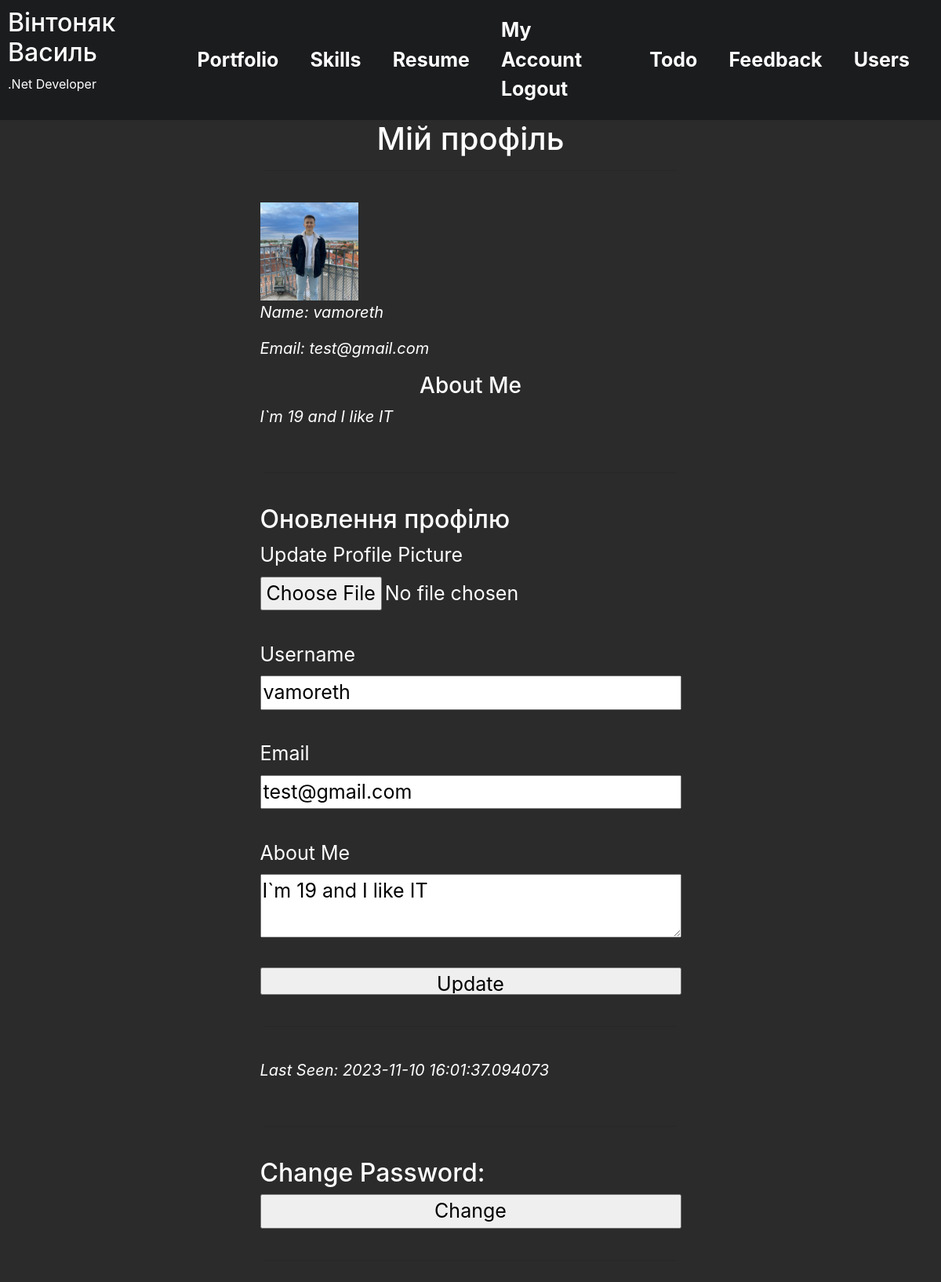
/account (signed in), run on an earlier commit of the app's database.
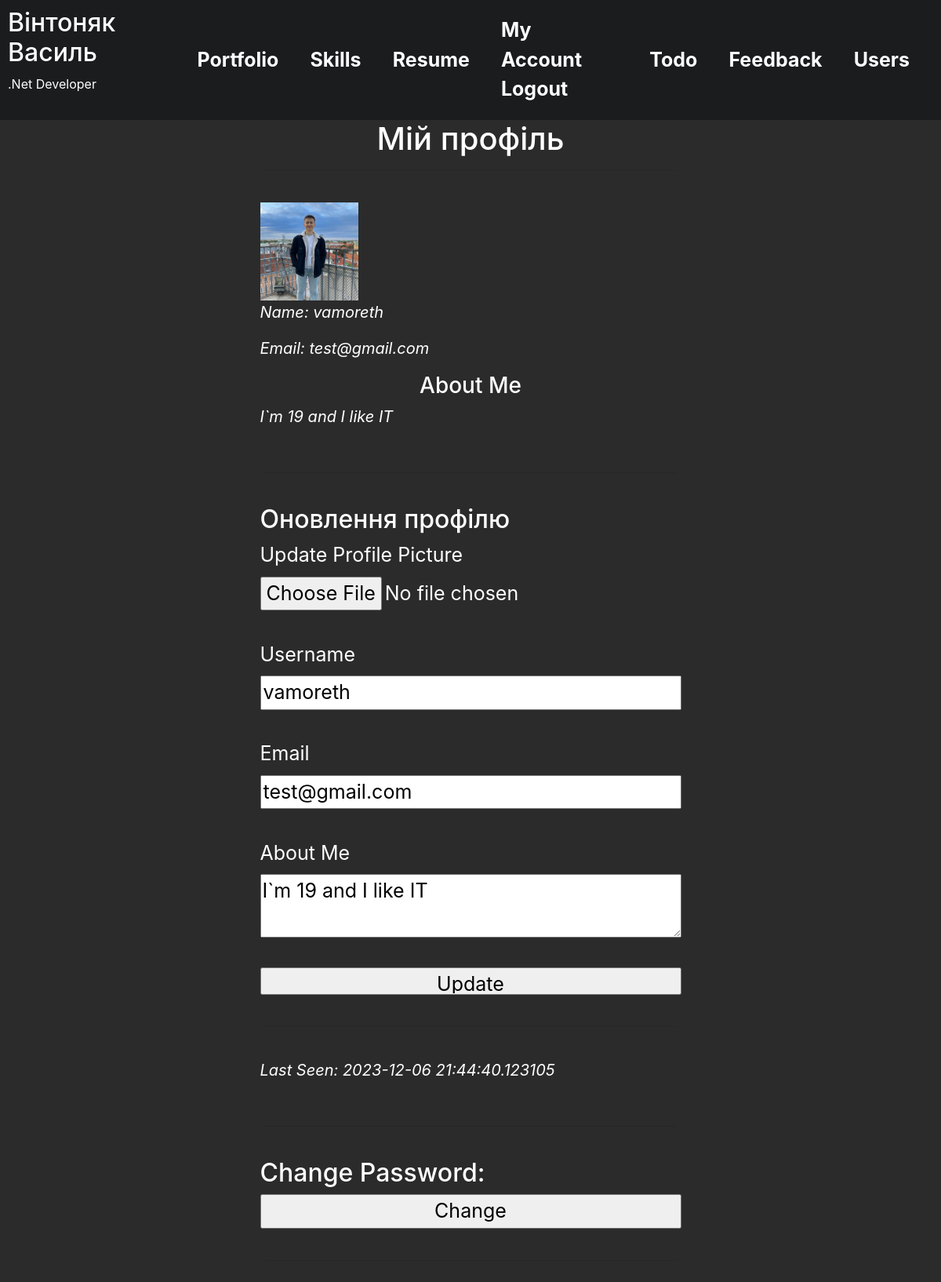
And on a later commit of the database.
### app/models.py (models this page shows, shortened)
class User(db.Model):
    id = db.Column(db.Integer, primary_key=True)
    username = db.Column(db.String(64), index=True, unique=True, nullable=False)
    email = db.Column(db.String(120), index=True, unique=True, nullable=False)
    about_me = db.Column(db.String(140))
    last_seen = db.Column(db.DateTime, default=datetime.now())
    image_file = db.Column(db.String(20), nullable=False, default='default.jpg')
    password = db.Column(db.String(60), nullable=False)

### app/views.py (the view)
@app.route('/account', methods=['GET', 'POST'])
@login_required
def account():
    form = UpdateAccountForm()
    if form.validate_on_submit():
        current_user.username = form.username.data
        current_user.email = form.email.data
        current_user.about_me = form.about_me.data
        if form.picture.data:
            picture_file = save_picture(form.picture.data)
            current_user.image_file = picture_file
        db.session.commit()
        flash('Your account has been updated!', 'success')
        return redirect(url_for('account'))
    elif request.method == 'GET':
        form.username.data = current_user.username
        form.email.data = current_user.email
        form.about_me.data = current_user.about_me
    return render_template('account.html', form=form)

### app/forms.py (shortened to what this page needs)
class UpdateAccountForm(FlaskForm):
    username = StringField('Username', validators=[
        DataRequired(),
        Length(min=2, max=20),
    ])
    email = StringField('Email', validators=[DataRequired(), Email()])
    picture = FileField('Update Profile Picture', validators=[FileAllowed(['jpg', 'png'])])
    about_me = TextAreaField('About Me', validators=[Length(max=140)])
    submit = SubmitField('Update')

### app/__init__.py (called while the page is built)
@login_manager.user_loader
def load_user(user_id):
    from app.models import User
    return User.query.get(int(user_id))

### app/views.py (called while the page is built)
@app.after_request
def after_request(response):
    if current_user.is_authenticated:
        current_user.last_seen = datetime.now()
        try:
            db.session.commit()
        except:
            flash('Error while updating user last seen!', 'danger')
    return response

### app/templates/account.html (shortened to what this page needs)
{% extends 'base.html' %}
{% block content %}
{% if current_user.is_authenticated %}
    <div class="center_block">
        <h1 class="namesH">Мій профіль</h1><hr><br>
        <img src="{{ url_for('static', filename='images/' + current_user.image_file) }}" alt="Photo" class="user_image">
        <p class="account_text">Name: {{ current_user.username }}</p>
        <p class="account_text">Email: {{ current_user.email }}</p>
        {% if current_user.about_me %}
            <h3 class="namesH">About Me</h3>
            <p class="account_text">{{ current_user.about_me }}</p>
        {% endif %}
        <br><hr><br>
        <h2>Оновлення профілю</h2>
        <form method="post" action="{{ url_for('account') }}" novalidate enctype="multipart/form-data">
                {{ form.picture.label }}
                {{ form.picture(class="inputs") }} <br>
                {{ form.username.label }}
                {{ form.username(class="inputs") }} <br>
                {{ form.email.label }}
                {{ form.email(class="inputs") }} <br>
                {{ form.about_me.label }}
                {{ form.about_me(class="inputs") }} <br>
                {{ form.submit(class="btn_submit") }}
        </form>
        <br><hr><br>
        {% if current_user.last_seen %}
            <p class="account_text">Last Seen: {{ current_user.last_seen }}</p>
        {% endif %}
        <br><hr><br>
        <h2>Change Password:</h2>
        <form method="post" action="/change_password">
            <input type="submit" value="Change">
        </form><br><hr><br>
    </div>
{% else %}
    <p>Доступ заборонено. Будь ласка, увійдіть в свій акаунт.</p>
{% endif %}
{% endblock %}

What changed in the data, as far as the page shows it:
changed User "vamoreth": last_seen "2023-11-10 16:01:37.094073" → "2023-12-06 21:44:40.123105"
